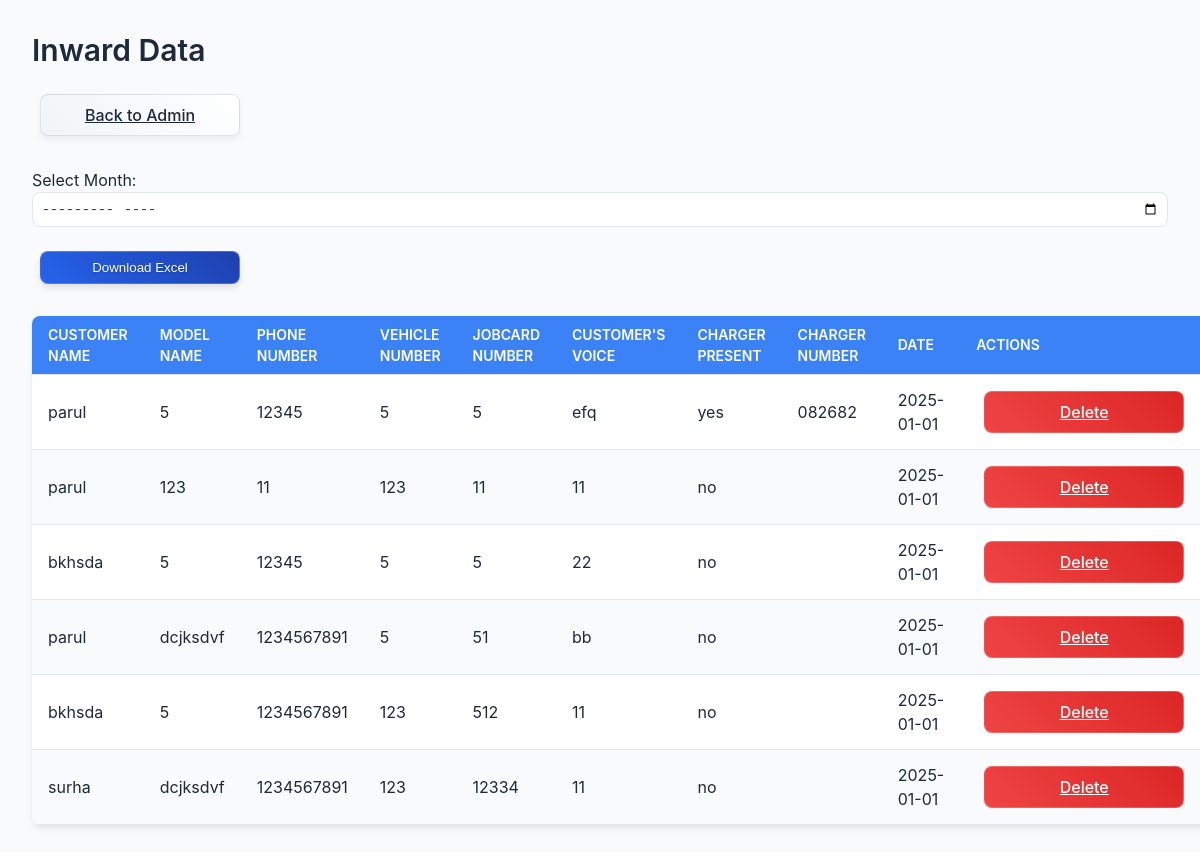
The page /inward_admin on the database as committed earlier.
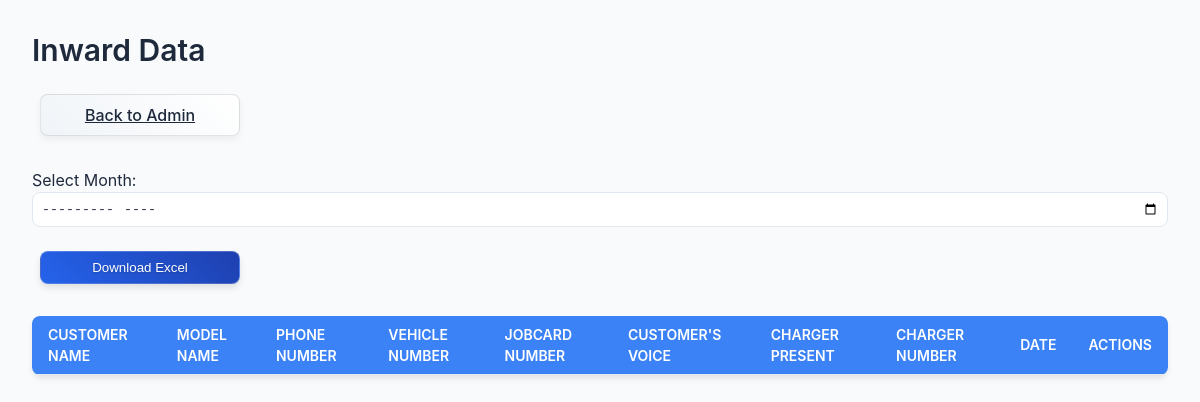
The same page on the database as committed later.
### app.py (models this page shows, shortened)
class Inward(db.Model):
    id = db.Column(db.Integer, primary_key=True)
    customer_name = db.Column(db.String(100), nullable=False)
    model_name = db.Column(db.String(100), nullable=False)
    phone_number = db.Column(db.String(15), nullable=False)
    vehicle_number = db.Column(db.String(20), nullable=False)
    jobcard_number = db.Column(db.String(50), nullable=False)
    customers_voice = db.Column(db.String(500), nullable=False)
    charger_present = db.Column(db.String(5), nullable=False)
    charger_number = db.Column(db.String(50))
    date = db.Column(db.String(20), nullable=False)

### app.py (the view)
@app.route('/inward_admin')
def inward_admin():
    inwards = Inward.query.all()  # Fetch all inward records from the database
    return render_template('inward_admin.html', inwards=inwards, datetime=datetime)

### templates/inward_admin.html (shortened to what this page needs)
<!DOCTYPE html>
<html>
<head>
    <link rel="stylesheet" href="{{ url_for('static', filename='style.css') }}">
</head>
<body>
    <h2>Inward Data</h2>
    <div class="admin-nav mb-4">
        <a href="{{ url_for('admin') }}" class="btn btn-secondary slide-in">Back to Admin</a>
    </div>
    <div class="download-form mb-4">
        <form method="get" action="{{ url_for('download_inward_data') }}" class="form-inline">
            <div class="form-group mr-2">
                <label for="month" class="mr-2">Select Month:</label>
                <input type="month" id="month" name="month" class="form-control">
            </div>
            <button type="submit" class="btn btn-primary">Download Excel</button>
        </form>
    </div>
    <table class="w-full border-collapse">
        <thead>
            <tr class="bg-gray-200">
                <th>Customer Name</th>
                <th>Model Name</th>
                <th>Phone Number</th>
                <th>Vehicle Number</th>
                <th>Jobcard Number</th>
                <th>Customer's Voice</th>
                <th>Charger Present</th>
                <th>Charger Number</th>
                <th>Date</th>
                <th>Actions</th>
            </tr>
        </thead>
        <tbody>
            {% for inward in inwards %}
            <tr class="hover:bg-gray-50 {% if loop.index % 2 == 0 %}bg-gray-100{% endif %}">
                <td>{{ inward.customer_name }}</td>
                <td>{{ inward.model_name }}</td>
                <td>{{ inward.phone_number }}</td>
                <td>{{ inward.vehicle_number }}</td>
                <td>{{ inward.jobcard_number }}</td>
                <td>{{ inward.customers_voice }}</td>
                <td>{{ inward.charger_present }}</td>
                <td>{{ inward.charger_number }}</td>
                <td>{{ inward.date }}</td>
                <td>
                    <a href="{{ url_for('delete_inward', inward_id=inward.id) }}" class="btn btn-delete" onclick="return confirm('Are you sure?')">Delete</a>
                </td>
            </tr>
            {% endfor %}
        </tbody>
    </table>
</body>
</html>

Rows that differ between the two databases and show on the page:
removed Inward: customer_name "parul", model_name "5", phone_number "12345", vehicle_number "5", jobcard_number "5", customers_voice "efq", charger_present "yes", charger_number "082682", date "2025-01-01"
removed Inward: customer_name "parul", model_name "123", phone_number "11", vehicle_number "123", jobcard_number "11", customers_voice "11", charger_present "no", date "2025-01-01"
removed Inward: customer_name "bkhsda", model_name "5", phone_number "12345", vehicle_number "5", jobcard_number "5", customers_voice "22", charger_present "no", date "2025-01-01"
removed Inward: customer_name "parul", model_name "dcjksdvf", phone_number "1234567891", vehicle_number "5", jobcard_number "51", customers_voice "bb", charger_present "no", date "2025-01-01"
removed Inward: customer_name "bkhsda", model_name "5", phone_number "1234567891", vehicle_number "123", jobcard_number "512", customers_voice "11", charger_present "no", date "2025-01-01"
removed Inward: customer_name "surha", model_name "dcjksdvf", phone_number "1234567891", vehicle_number "123", jobcard_number "12334", customers_voice "11", charger_present "no", date "2025-01-01"
